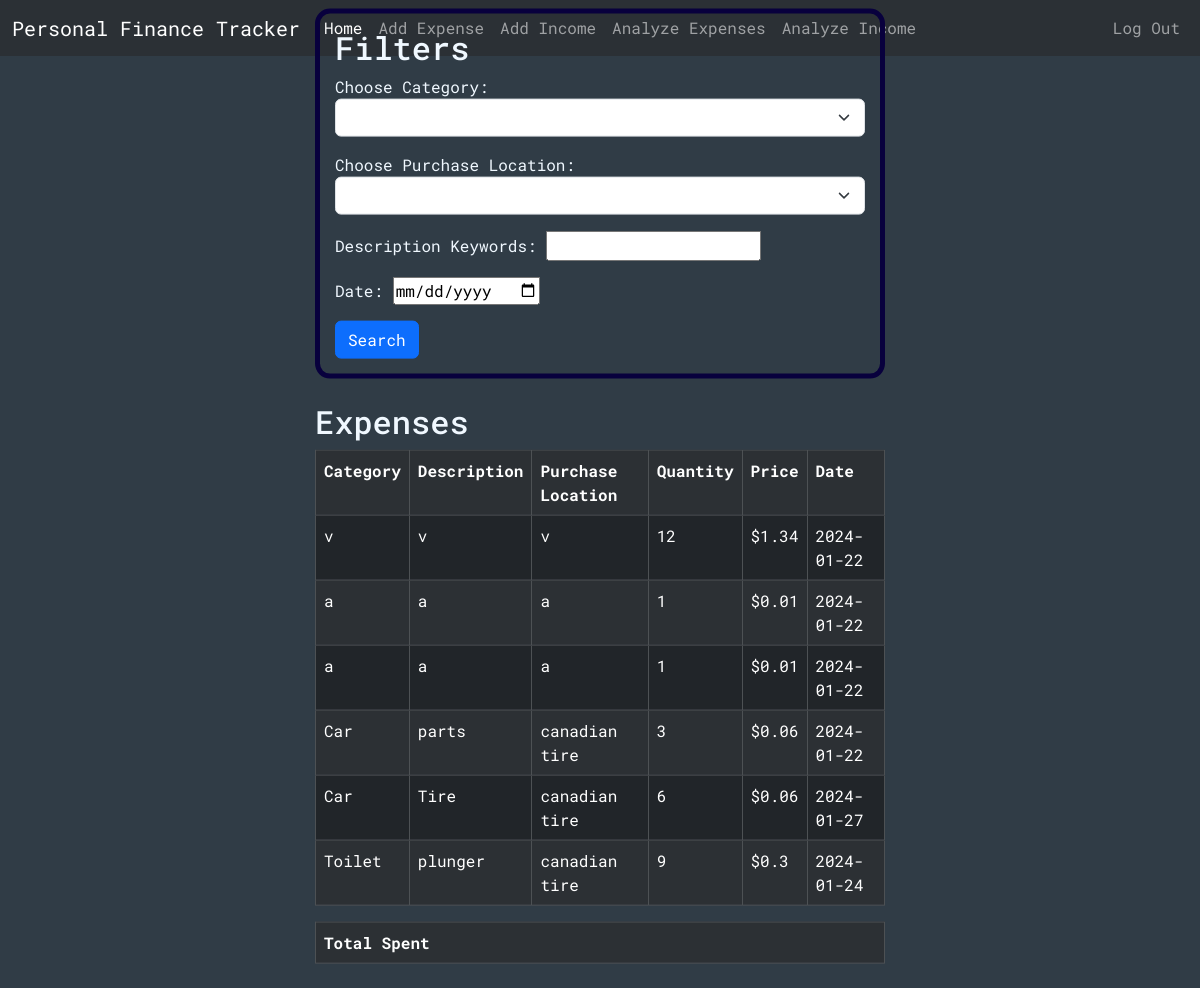
Page /analyzeExpenses (signed in) on the committed database.
### tables this page shows
CREATE TABLE expenses (id INTEGER PRIMARY KEY, user_id INTEGER NOT NULL, category TEXT, description TEXT, purchaseLocation TEXT, quantity INTEGER NOT NULL, price NUMERIC NOT NULL, date TEXT NOT NULL, FOREIGN KEY (user_id) REFERENCES users(id));

### app.py (the view, shortened to what this page needs)
@app.route("/analyzeExpenses", methods=["GET", "POST"])
@login_required
def analyzeExpenses():
    conn = get_db_connection()
    categories = conn.execute("SELECT DISTINCT category FROM expenses WHERE user_id = ?", (session["user_id"],)).fetchall()
    purchaseLocations = conn.execute("SELECT DISTINCT purchaseLocation FROM expenses WHERE user_id = ?", (session["user_id"],)).fetchall()
    exps = conn.execute("SELECT * FROM expenses WHERE user_id = ?", (session["user_id"],)).fetchall()
    total = conn.execute("SELECT SUM(price) AS sum FROM expenses WHERE user_id = ?", (session["user_id"],)).fetchall()[0]["sum"]
    return render_template("analyzeExpenses.html", categories=categories, purchaseLocations=purchaseLocations, expenses=exps, total=total)

### helpers.py (called while the page is built)
def login_required(f):
    @wraps(f)
    def decorated_function(*args, **kwargs):
        if session.get("user_id") is None:
            return redirect("/login")
        return f(*args, **kwargs)
    return decorated_function

def get_db_connection():
    conn = sqlite3.connect('database.db')
    conn.row_factory = sqlite3.Row
    return conn

### templates/analyzeExpenses.html (shortened to what this page needs)
{% extends "layout.html" %}
{% block body %}
<div class="cont center">
  <div class="formBox">
    <h2>Filters</h2>
    <form action="/analyzeExpenses" method="post">
      <div class="mb-3">
        <label for="category">Choose Category:</label>
        <select name="category" id="category" class="form-select">
          <option></option>
          {% for category in categories %}
          <option value="{{category["category"]}}">{{category["category"]}}</option>
          {% endfor %}
        </select>
      </div>
      <div class="mb-3">
        <label for="purchaseLocation">Choose Purchase Location:</label>
        <select name="purchaseLocation" id="purchaseLocation" class="form-select">
          <option></option>
          {% for purchaseLocation in purchaseLocations %}
          <option value="{{purchaseLocation["purchaseLocation"]}}">{{purchaseLocation["purchaseLocation"]}}</option>
          {% endfor %}
        </select>
      </div>
      <div class="mb-3">
        <label for="keywords">Description Keywords:</label>
        <input type="text" name="keywords" id="keywords">
      </div>
      <div class="mb-3">
        <label for="date">Date:</label>
        <input type="date" name="date" id="date">
      </div>
      <button type="submit" class="btn btn-primary">Search</button>
    </form>
  </div>
  <br>
  <div>
    <div>
      <h2>Expenses</h2>
      <div class="table-responsive">
        <table class="table table-dark table-striped table-bordered table-hover">
          <tr>
            <th scope="col">Category</th>
            <th scope="col">Description</th>
            <th scope="col">Purchase Location</th>
            <th scope="col">Quantity</th>
            <th scope="col">Price</th>
            <th scope="col">Date</th>
          </tr>
          {% for expense in expenses %}
          <tr>
            <td>{{ expense["category"] }}</td>
            <td>{{ expense["description"] }}</td>
            <td>{{ expense["purchaseLocation"] }}</td>
            <td>{{ expense["quantity"] }}</td>
            <td>${{ expense["price"] }}</td>
            <td>{{ expense["date"] }}</td>
          </tr>
          {% endfor %}
        </table>
      </div>
      <table class="table table-dark table-striped table-bordered table-hover">
        <tr>
          <th scope="col">Total Spent</th>
        </tr>
      </table>
    </div>
</div>
{% endblock %}

### static/styles/CSS.css (style rules this page uses)
.cont { display: flex; justify-content: center; padding: 15px; flex-direction: column; color: aliceblue; max-width: 100vw; }
.center { margin: 0; position: absolute; top: 50%; left: 50%; -ms-transform: translate(-50%, -50%); transform: translate(-50%, -50%); }
.formBox { border: 5px solid rgb(8, 0, 61); border-radius: 15px; padding: 15px; }
#body { background-color: rgb(48, 60, 70); font-family: "Roboto Mono", monospace; color: aliceblue; }

### rows in the picture
expenses: category "v", description "v", purchaseLocation "v", quantity "12", price "1.34", date "2024-01-22"
expenses: category "a", description "a", purchaseLocation "a", quantity "1", price "0.01", date "2024-01-22"
expenses: category "a", description "a", purchaseLocation "a", quantity "1", price "0.01", date "2024-01-22"
expenses: category "Car", description "parts", purchaseLocation "canadian tire", quantity "3", price "0.06", date "2024-01-22"
expenses: category "Car", description "Tire", purchaseLocation "canadian tire", quantity "6", price "0.06", date "2024-01-27"
expenses: category "Toilet", description "plunger", purchaseLocation "canadian tire", quantity "9", price "0.3", date "2024-01-24"
